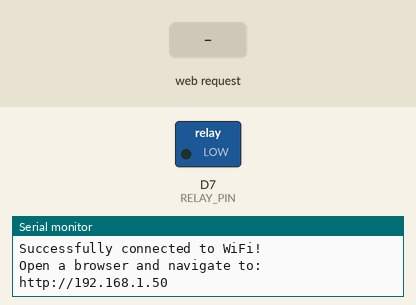
This sketch was run on a simulated Arduino Uno R4 WiFi. Parts: switched loads named in the sketch (green lamp = pin HIGH), the last lines printed to the serial monitor. The inputs (shaded band) are chosen by the test bench. WiFi joins after 1.5 s; servers stay silent unless stated.

Above: at 7.7 s.
7.8 s: HTTP request GET /H received
At 8.7 s:
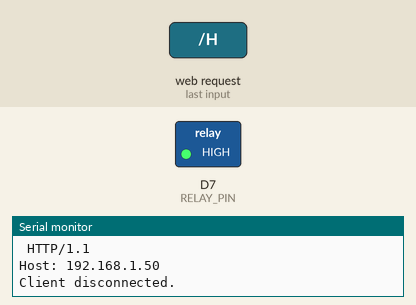
9.3 s: HTTP request GET /L received
At 9.8 s:
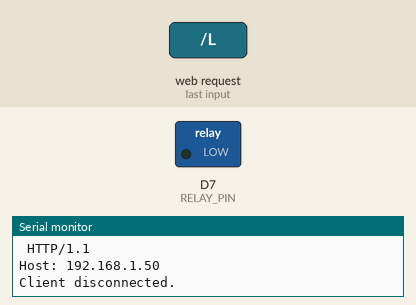
Timing chart, 0 to 12.3 s (numbered marks = the images above; inputs shaded):
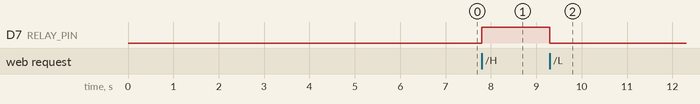

Measured:
- after the input at 7.8 s, D7 (RELAY_PIN): LOW → HIGH at once
- after the input at 9.3 s, D7 (RELAY_PIN): HIGH → LOW at once

The sketch:

ARDUINO_UNO_R4_WIFI_TEST_CODE.ino
```cpp
#include "WiFiS3.h"

// Define your network details
const char ssid[] = "homeiot";
const char pass[] = "homeiot123";

// Use Pin 7 to control the relay
const int RELAY_PIN = 7;

int status = WL_IDLE_STATUS;
WiFiServer server(80); // Start web server on port 80

void setup() {
  Serial.begin(115200);
  while (!Serial); // Wait for Serial Monitor

  // Initialize relay pin as output and turn it off initially
  pinMode(RELAY_PIN, OUTPUT);
  digitalWrite(RELAY_PIN, LOW);

  // Check for the presence of the WiFi module
  if (WiFi.status() == WL_NO_MODULE) {
    Serial.println("Communication with WiFi module failed!");
    while (true);
  }

  // Attempt to connect to WiFi network
  while (status != WL_CONNECTED) {
    Serial.print("Attempting to connect to SSID: ");
    Serial.println(ssid);
    status = WiFi.begin(ssid, pass);
    delay(5000); // Wait 5 seconds for connection
  }

  // Start the server
  server.begin();

  // Print your local IP address to the Serial Monitor
  Serial.println("\nSuccessfully connected to WiFi!");
  Serial.print("Open a browser and navigate to: http://");
  Serial.println(WiFi.localIP());
}

void loop() {
  // Listen for incoming clients (web browsers)
  WiFiClient client = server.available();

  if (client) {
    Serial.println("New client connected.");
    String currentLine = "";

    while (client.connected()) {
      if (client.available()) {
        char c = client.read();
        Serial.write(c);

        if (c == '\n') {
          // If the current line is blank, you got two newline characters in a row.
          // That's the end of the client HTTP request, so send a response:
          if (currentLine.length() == 0) {
            // HTTP headers always start with a response code (e.g. HTTP/1.1 200 OK)
            client.println("HTTP/1.1 200 OK");
            client.println("Content-type:text/html");
            client.println("Connection: close");
            client.println();

            // Display the HTML web page web interface
            client.println("<!DOCTYPE html><html>");
            client.println("<head><meta name=\"viewport\" content=\"width=device-width, initial-scale=1\">");
            client.println("<style>html { font-family: Arial; text-align: center; margin: 20px;}");
            client.println(".button { background-color: #4CAF50; border: none; color: white; padding: 16px 40px;");
            client.println("text-decoration: none; font-size: 30px; margin: 2px; cursor: pointer;}");
            client.println(".button2 {background-color: #f44336;}</style></head>");

            client.println("<body><h1>Arduino Uno R4 Relay Control</h1>");

            // Provide clickable dynamic control buttons
            client.println("<p><a href=\"/H\"><button class=\"button\">Turn Relay ON</button></a></p>");
            client.println("<p><a href=\"/L\"><button class=\"button button2\">Turn Relay OFF</button></a></p>");

            client.println("</body></html>");

            // The HTTP response ends with another blank line:
            client.println();
            break;
          } else {
            currentLine = "";
          }
        } else if (c != '\r') {
          currentLine += c; // Add character to the current line
        }

        // Check the client HTTP request to trigger the pin logic
        if (currentLine.endsWith("GET /H")) {
          digitalWrite(RELAY_PIN, HIGH); // Turn relay ON
          Serial.println("Relay Status: ON");
        }
        if (currentLine.endsWith("GET /L")) {
          digitalWrite(RELAY_PIN, LOW);  // Turn relay OFF
          Serial.println("Relay Status: OFF");
        }
      }
    }
    // Close the connection
    client.stop();
    Serial.println("Client disconnected.");
  }
}
```
